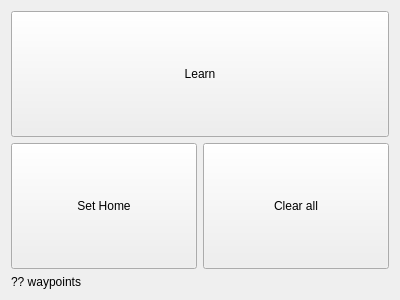
<?xml version="1.0" encoding="UTF-8"?>
<ui version="4.0">
 <class>TeachModeUi</class>
 <widget class="QWidget" name="TeachModeUi">
  <property name="geometry">
   <rect>
    <x>0</x>
    <y>0</y>
    <width>400</width>
    <height>300</height>
   </rect>
  </property>
  <property name="windowTitle">
   <string>Form</string>
  </property>
  <layout class="QGridLayout" name="gridLayout">
   <item row="1" column="0">
    <widget class="QPushButton" name="homeBtn">
     <property name="sizePolicy">
      <sizepolicy hsizetype="Minimum" vsizetype="Minimum">
       <horstretch>0</horstretch>
       <verstretch>0</verstretch>
      </sizepolicy>
     </property>
     <property name="text">
      <string>Set Home</string>
     </property>
    </widget>
   </item>
   <item row="1" column="1">
    <widget class="QPushButton" name="clearBtn">
     <property name="sizePolicy">
      <sizepolicy hsizetype="Minimum" vsizetype="Minimum">
       <horstretch>0</horstretch>
       <verstretch>0</verstretch>
      </sizepolicy>
     </property>
     <property name="text">
      <string>Clear all</string>
     </property>
    </widget>
   </item>
   <item row="0" column="0" colspan="2">
    <widget class="QPushButton" name="learnBtn">
     <property name="sizePolicy">
      <sizepolicy hsizetype="Minimum" vsizetype="Minimum">
       <horstretch>0</horstretch>
       <verstretch>0</verstretch>
      </sizepolicy>
     </property>
     <property name="text">
      <string>Learn</string>
     </property>
    </widget>
   </item>
   <item row="2" column="0" colspan="2">
    <widget class="QLabel" name="wayPointsLabel">
     <property name="sizePolicy">
      <sizepolicy hsizetype="Preferred" vsizetype="Fixed">
       <horstretch>0</horstretch>
       <verstretch>0</verstretch>
      </sizepolicy>
     </property>
     <property name="text">
      <string>?? waypoints</string>
     </property>
    </widget>
   </item>
  </layout>
 </widget>
 <resources/>
 <connections/>
</ui>
